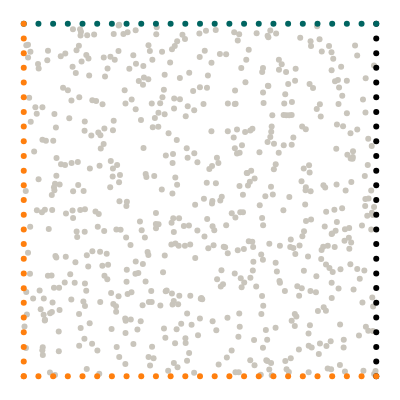

Notebook code cell kept with this figure:
### Markdown cell above
## Geometry

We want to model a quarter of a plate with an elliptical hole. The domain itself is represented by collocation points, the boundaries are represented by uniformly sampled points along the perimeter.

### Code cell
import torch
from torch.optim.lr_scheduler import StepLR
import numpy as np
from scipy.stats import qmc
from plotly.express.colors import sequential
import plotly.graph_objects as go
import plotly.figure_factory as ff
from tqdm import tqdm
#import wandb
import matplotlib.pyplot as plt

torch.set_default_dtype(torch.float64)
from global_constants import   MU, LBD

# Applied strain at right boundary
EPS0 = 0.1
RATIO = 0.75

# Applied body force field
B0 = 0.0


L = 1
# Number of collocation points
N = 25
#compression and stretch of the square , between  >0 and <1/2, 1/4 -> square
alpha = 1/4 * np.pi
#rotation of the rhombus -> +-1/4 = sqaure 
beta = -1/4 * np.pi

# Epochs
epochs = 700
# Batch size
batch_size = 64
# Leanring rate
lr = 0.01 #normally 0.001
# Scheduler step width
scheduler_step = 150 #normally 2000
# Gamma factor of scheduler
scheduler_gamma = 0.7

# Number of hidden neurons
hn = 50

# Weight of PDE loss
W_PDE = 0.001
# Weight of Neumann loss
W_NEU = 0.05
# Weight of data losses
W_STRESS = 0.0
W_DISP = 0.0

#error in rotation function
# def rotation(angle, list):
#     t = list[:,1]/torch.absolute(list[:,1])*torch.arccos(((list[:,0]*1)+(list[:,1]*0))/(torch.sqrt((list[:,0]**2+list[:,1]**2)*(1+0))))
#     x_rot = torch.sqrt(list[:,0]**+2 + list[:,1]**2) * torch.cos(t+angle)
#     y_rot =torch.sqrt(list[:,0]**+2 + list[:,1]**2) * torch.sin(t+angle)
#     return torch.column_stack([x_rot,y_rot])


def point_rotation(theta, p):
    # Use the x and y rotation formulas to rotate around the origin    
    p_rot_x = (p[:,0]*np.cos(theta)-p[:,1]*np.sin(theta))
    p_rot_y = (p[:,0]*np.sin(theta)+ p[:,1]*np.cos(theta))
    return np.column_stack([p_rot_x, p_rot_y])

def torch_point_rotation(theta, p):
    # Use the x and y rotation formulas to rotate around the origin    
    p_rot_x = (p[:,0]*torch.cos(theta)-p[:,1]*torch.sin(theta))
    p_rot_y = (p[:,0]*torch.sin(theta)+ p[:,1]*torch.cos(theta))
    return torch.column_stack([p_rot_x, p_rot_y])


c, s = np.cos(beta +1/4 * np.pi), np.sin(beta +1/4 * np.pi)
Rot_matrix = torch.tensor(np.array(((c, -s), (s, c))))



#rak = rotation(beta, ((5,5),(4,4)))


# Create collocation points
points = 2*L * qmc.LatinHypercube(d=2).random(4*N**2)
mask_right_top = np.tan(alpha)*(-points[:, 0]+(1/np.tan(alpha)*3*L*np.sin(alpha))) >= points[:,1]
mask_left_top = np.tan(alpha)*(points[mask_right_top][:, 0]+(1/np.tan(alpha)*L*np.sin(alpha))) >= points[mask_right_top][:, 1]
mask_right_bottom = np.tan(alpha)*(points[mask_right_top][mask_left_top][:, 0] - (1/np.tan(alpha)*L*np.sin(alpha))) <= points[mask_right_top][mask_left_top][:,1]
mask_left_bottom = np.tan(alpha)*(-points[mask_right_top][mask_left_top][mask_right_bottom][:, 0] + (1/np.tan(alpha)*L*np.sin(alpha))) <= points[mask_right_top][mask_left_top][mask_right_bottom][:,1]
collocation = torch.tensor(point_rotation(beta, points[mask_right_top][mask_left_top][mask_right_bottom][mask_left_bottom]), requires_grad=True).double()

# Boundary points
left_x_top = torch.linspace(0, L*np.cos(alpha), N, requires_grad=True).double()
left_y_top = torch.linspace(L*np.sin(alpha), 2*L*np.sin(alpha), N, requires_grad=True).double()
left_top = torch.column_stack([left_x_top, left_y_top]).double()
left_top = torch_point_rotation(torch.tensor(beta), left_top)


left_x_bottom = torch.linspace(0, L*np.cos(alpha), N).double()
left_y_bottom = torch.linspace(L*np.sin(alpha), 0, N, requires_grad=True).double()
left_bottom = torch.column_stack([left_x_bottom, left_y_bottom]).double()
left_bottom = torch_point_rotation(torch.tensor(beta), left_bottom)

right_x_top = torch.linspace(L*np.cos(alpha), 2*L*np.cos(alpha), N, requires_grad=True).double()
right_y_top = torch.linspace(2*L*np.sin(alpha), L*np.sin(alpha), N, requires_grad=True).double()
right_top = torch.column_stack([right_x_top, right_y_top]).double()
right_top = torch_point_rotation(torch.tensor(beta), right_top)

right_x_bottom = torch.linspace(L*np.cos(alpha), 2*L*np.cos(alpha), N, requires_grad=True).double()
right_y_bottom = torch.linspace(0, L*np.sin(alpha), N, requires_grad=True).double()
right_bottom = torch.column_stack([right_x_bottom, right_y_bottom]).double()
right_bottom = torch_point_rotation(torch.tensor(beta), right_bottom)


# Visualize geometry
with torch.no_grad():
    mode = "markers"
    gray = dict(color="#C9C5BC")
    green = dict(color="#006561")
    black = dict(color="black")
    orange = dict(color="#ff7f0e")
    fig = go.Figure()
    fig.add_trace(go.Scatter(x=collocation[:, 0], y=collocation[:, 1], mode=mode, marker=gray))
    fig.add_trace(go.Scatter(x=right_top[:, 0], y=right_top[:, 1], mode=mode, marker=black))
    fig.add_trace(go.Scatter(x=right_bottom[:, 0], y=right_bottom[:, 1], mode=mode, marker=orange))
    fig.add_trace(go.Scatter(x=left_top[:, 0], y=left_top[:, 1], mode=mode, marker=green))
    fig.add_trace(go.Scatter(x=left_bottom[:, 0], y=left_bottom[:, 1], mode=mode, marker=orange))
    fig.layout.yaxis.scaleanchor = "x"
    fig.update_layout(
        template="none",
        width=400,
        height=400,
        margin=dict(l=0, r=0, b=0, t=0),
        showlegend=False,
    )
    fig.update_xaxes(visible=False)
    fig.update_yaxes(visible=False)
    fig.show()

### Figure 1 — Plotly figure (JSON) as saved in the notebook; plotly's stock layout.template omitted (floating-point values rounded to 4 significant figures; data arrays with more than 128 entries replaced by an {"elided": "..."} marker saying what was removed)
{"data": [{"marker": {"color": "#C9C5BC"}, "mode": "markers", "type": "scatter", "x": {"elided": "642 float values"}, "y": {"elided": "642 float values"}}, {"marker": {"color": "black"}, "mode": "markers", "type": "scatter", "x": [1.5, 1.5, 1.5, 1.5, 1.5, 1.5, 1.5, 1.5, 1.5, 1.5, 1.5, 1.5, 1.5, 1.5, 1.5, 1.5, 1.5, 1.5, 1.5, 1.5, 1.5, 1.5, 1.5, 1.5, 1.5], "y": [0.5, 0.4583, 0.4167, 0.375, 0.3333, 0.2917, 0.25, 0.2083, 0.1667, 0.125, 0.08333, 0.04167, 1.11e-16, -0.04167, -0.08333, -0.125, -0.1667, -0.2083, -0.25, -0.2917, -0.3333, -0.375, -0.4167, -0.4583, -0.5]}, {"marker": {"color": "#ff7f0e"}, "mode": "markers", "type": "scatter", "x": [0.5, 0.5417, 0.5833, 0.625, 0.6667, 0.7083, 0.75, 0.7917, 0.8333, 0.875, 0.9167, 0.9583, 1, 1.042, 1.083, 1.125, 1.167, 1.208, 1.25, 1.292, 1.333, 1.375, 1.417, 1.458, 1.5], "y": [-0.5, -0.5, -0.5, -0.5, -0.5, -0.5, -0.5, -0.5, -0.5, -0.5, -0.5, -0.5, -0.5, -0.5, -0.5, -0.5, -0.5, -0.5, -0.5, -0.5, -0.5, -0.5, -0.5, -0.5, -0.5]}, {"marker": {"color": "#006561"}, "mode": "markers", "type": "scatter", "x": [0.5, 0.5417, 0.5833, 0.625, 0.6667, 0.7083, 0.75, 0.7917, 0.8333, 0.875, 0.9167, 0.9583, 1, 1.042, 1.083, 1.125, 1.167, 1.208, 1.25, 1.292, 1.333, 1.375, 1.417, 1.458, 1.5], "y": [0.5, 0.5, 0.5, 0.5, 0.5, 0.5, 0.5, 0.5, 0.5, 0.5, 0.5, 0.5, 0.5, 0.5, 0.5, 0.5, 0.5, 0.5, 0.5, 0.5, 0.5, 0.5, 0.5, 0.5, 0.5]}, {"marker": {"color": "#ff7f0e"}, "mode": "markers", "type": "scatter", "x": [0.5, 0.5, 0.5, 0.5, 0.5, 0.5, 0.5, 0.5, 0.5, 0.5, 0.5, 0.5, 0.5, 0.5, 0.5, 0.5, 0.5, 0.5, 0.5, 0.5, 0.5, 0.5, 0.5, 0.5, 0.5], "y": [0.5, 0.4583, 0.4167, 0.375, 0.3333, 0.2917, 0.25, 0.2083, 0.1667, 0.125, 0.08333, 0.04167, 5.551e-17, -0.04167, -0.08333, -0.125, -0.1667, -0.2083, -0.25, -0.2917, -0.3333, -0.375, -0.4167, -0.4583, -0.5]}], "layout": {"height": 400, "margin": {"b": 0, "l": 0, "r": 0, "t": 0}, "showlegend": false, "width": 400, "xaxis": {"visible": false}, "yaxis": {"scaleanchor": "x", "visible": false}}}
